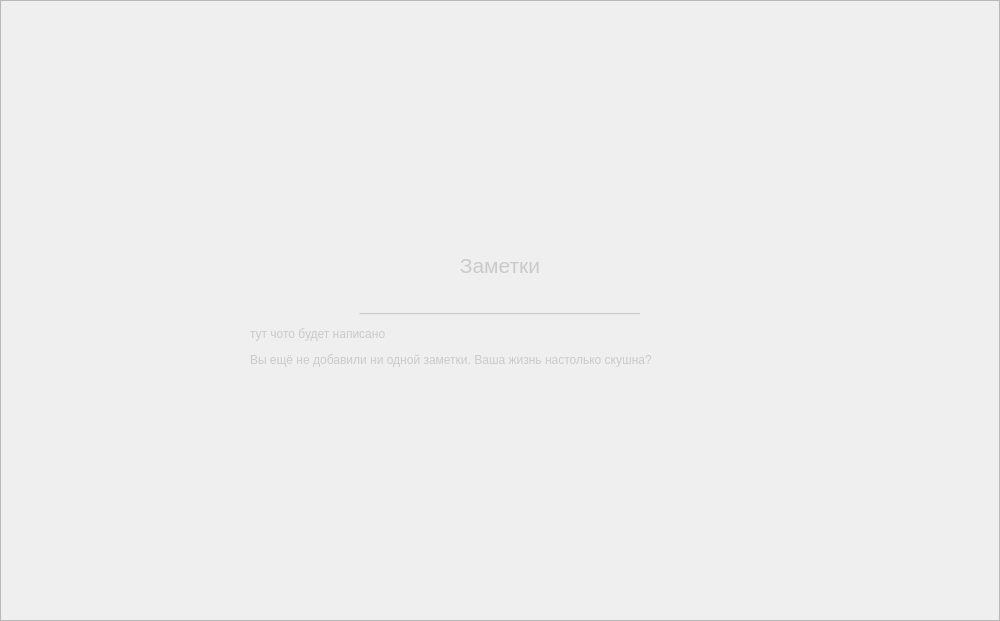
<?xml version="1.0" encoding="UTF-8"?>
<ui version="4.0">
 <class>Home</class>
 <widget class="QWidget" name="Home">
  <property name="geometry">
   <rect>
    <x>0</x>
    <y>0</y>
    <width>1000</width>
    <height>621</height>
   </rect>
  </property>
  <property name="minimumSize">
   <size>
    <width>1000</width>
    <height>621</height>
   </size>
  </property>
  <property name="windowTitle">
   <string>Form</string>
  </property>
  <layout class="QGridLayout" name="gridLayou">
   <property name="leftMargin">
    <number>0</number>
   </property>
   <property name="topMargin">
    <number>0</number>
   </property>
   <property name="rightMargin">
    <number>0</number>
   </property>
   <property name="bottomMargin">
    <number>0</number>
   </property>
   <item row="0" column="0">
    <widget class="QScrollArea" name="scrollArea">
     <property name="styleSheet">
      <string notr="true"/>
     </property>
     <property name="widgetResizable">
      <bool>true</bool>
     </property>
     <widget class="QWidget" name="scrollAreaWidgetContents">
      <property name="geometry">
       <rect>
        <x>0</x>
        <y>0</y>
        <width>998</width>
        <height>619</height>
       </rect>
      </property>
      <layout class="QGridLayout" name="gridLayout">
       <item row="0" column="0">
        <widget class="QLabel" name="label">
         <property name="minimumSize">
          <size>
           <width>0</width>
           <height>0</height>
          </size>
         </property>
         <property name="maximumSize">
          <size>
           <width>500</width>
           <height>250</height>
          </size>
         </property>
         <property name="styleSheet">
          <string notr="true">color: rgb(202, 202, 202);</string>
         </property>
         <property name="text">
          <string>&lt;html&gt;&lt;head/&gt;&lt;body&gt;&lt;p align=&quot;center&quot;&gt;&lt;span style=&quot; font-size:16pt;&quot;&gt;Заметки&lt;/span&gt;&lt;/p&gt;&lt;p align=&quot;center&quot;&gt;&lt;span style=&quot; font-size:16pt;&quot;&gt;________________________&lt;/span&gt;&lt;/p&gt;&lt;p&gt;тут чото будет написано&lt;/p&gt;&lt;p&gt;Вы ещё не добавили ни одной заметки. Ваша жизнь настолько скушна?&lt;/p&gt;&lt;/body&gt;&lt;/html&gt;</string>
         </property>
        </widget>
       </item>
      </layout>
     </widget>
    </widget>
   </item>
  </layout>
 </widget>
 <resources/>
 <connections/>
</ui>
